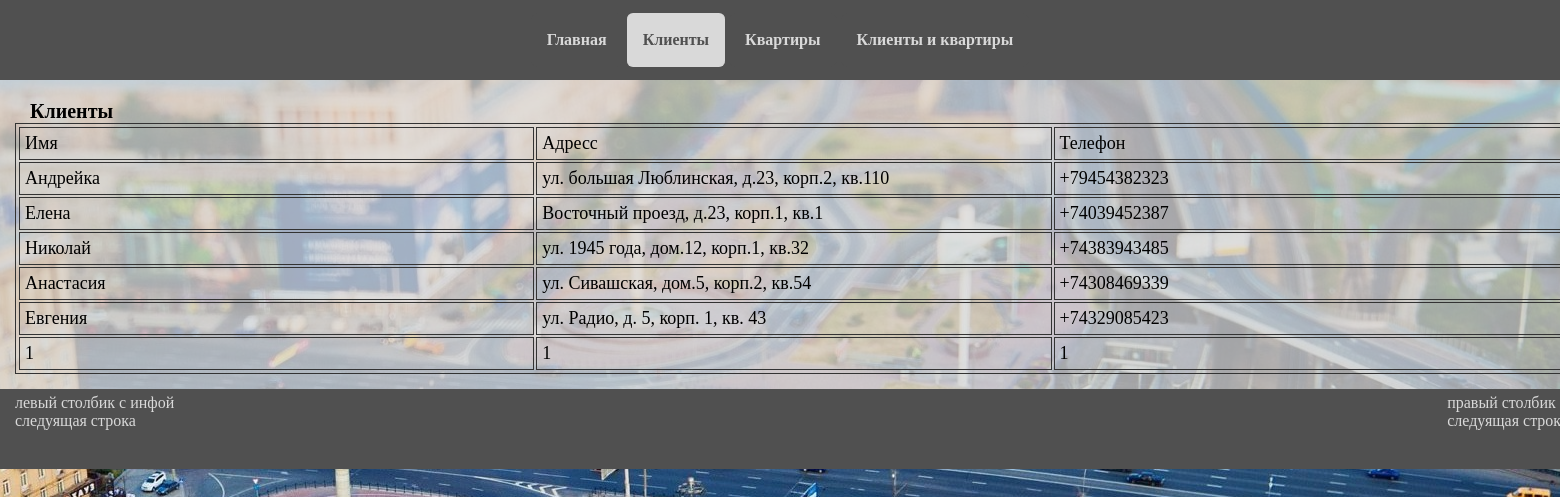
Page /?page=client on the committed database.
### tables this page shows
CREATE TABLE `client` (
  `ID` int(11) NOT NULL,
  `Name` tinytext NOT NULL,
  `Address` text NOT NULL,
  `Phone` text NOT NULL
);

### index.php (called while the page is built, shortened)
<?php
	require_once $_SERVER['DOCUMENT_ROOT'] . "/class/FileClass.php";
	include 'elems/layout.php';

### Class/FileClass.php (called while the page is built, shortened)
<?
	class ConectDB{
		private $dbHost = "localhost";
		private $dbUser = "root";
		private $dbPass = "";
		private $dbName = "scheme";
		public function link(){
			return mysqli_connect($this->dbHost, $this->dbUser, $this->dbPass, $this->dbName);
			return mysqli_query($link, "SET NAMES 'utf8'");
		}
		public function AllSelect($nameTable){
			$sql = "SELECT * FROM $nameTable";
			$link = $this->link();
			return mysqli_query($link, $sql);
		}
	}

### pages/client.php (the view)
<?
	$result0 = $CDB0->AllSelect('client');
	echo"<h2>Клиенты</h2>";
	echo"<table> <tr> <td>Имя</td> <td>Адресс</td> <td>Телефон</td> </tr>";
	while ($row = mysqli_fetch_array($result0)) {
		echo "<tr><td><ul><li><a class=\"string\">" . $row['Name'] . "</a><ul><li><a href=\"./pages/EditClient.php?id=" . $row['ID'] . "\">Обновить</a></li><li><a href=\"./pages/Delete.php?id_client=" . $row['ID'] . "\" class=\"brd\">Удалить</a></li></ul></li></ul></td><td>" . $row['Address'] . "</td><td>" . $row['Phone'] . "</td></tr>";
	};
	echo"</table>";

### elems/layout.php (shortened to what this page needs)
<!DOCTYPE html>
<html lang="ru">
<html>
	<head>
		<link rel="stylesheet" href="/elems/style.css">
		<link rel="stylesheet" href="/elems/style.css">
	</head>
	<body>
		<header>
			<?php include 'elems/header.php'; ?>
		</header>
		<main>
			<?php
				include $path;
			?>
		</main>
		<footer>
			<?php include 'elems/footer.php'; ?>
		</footer>
	</body>
</html>

### elems/header.php (shortened to what this page needs)
<div class="header">
	<div class="header-center-left">
		<?php
		function createLink($href, $text){
			if ($_SERVER['REQUEST_URI'] == $href) {
				echo "<a href=\"$href\"class=\"header-button-active\">$text</a>";
			}else{
				echo "<a href=\"$href\"class=\"header-button\">$text</a>";
			}
		}
		?>
		<?= createLink('/?page=main', 'Главная'); ?>
		<?= createLink('/?page=client', 'Клиенты'); ?>
		<?= createLink('/?page=apartament', 'Квартиры'); ?>
		<?= createLink('/?page=client_apartament', 'Клиенты и квартиры'); ?>
	</div>
</div>

### elems/footer.php
<div class="footer">
	<div class="footer-left">
		левый столбик с инфой<br>
		следуящая строка
	</div>
	<div class="footer-right">
		правый столбик с инфой<br>
		следуящая строка
	</div>
</div>

### elems/style.css (style rules this page uses)
body { display: block; margin: 0px; }
main { margin-right: auto; margin-left: auto; min-height: 82%; width: 1600px; background-color: rgba(217, 217, 217, 0.75); padding: 10px 15px 15px 15px; }
table { margin-right: auto; margin-left: auto; width: 1600px; border: 1.5px solid #333; padding: 1px; font-size: 18px; }
.string { border: 0px; display: inline-block; position: relative; cursor: pointer; }
th, td { margin-right: auto; margin-left: auto; width: 100px; border: 1px solid #333; padding: 5px; }
h2 { margin-top: 10px; margin-left: 15px; font-size: 20px; margin-block-end: 0em; }
header { display: flex; color: rgba(217, 217, 217); font: times new roman; }
.header { display: flex; justify-content: space-evenly; align-items: center; background-position: center; width: 100%; height: 50px; margin: 0px; padding: 15px; background-color: #505050; }
.header-button-active { display: inline-block; color: #505050; text-decoration: none; padding: 1em 1em; outline: none; border-width: 2px 0; border-style: solid none; border-color: rgba(217, 217, 217); border-radius: 6px; background: rgba(217, 217, 217); transition: 0.2s; font-weight: 600; }
.header-button { display: inline-block; color: #d9d9d9; text-decoration: none; padding: 1em 1em; outline: none; border-width: 2px 0; border-style: solid none; border-color: #505050; border-radius: 6px; background: #505050; transition: 0.2s; font-weight: 600; }
.header-center-left { text-align: justify; float: left; justify-content: space-between; align-items: center; background-position: center; padding: 0px 0px 0px 0px; z-index: 2; }
footer { margin-right: auto; margin-left: auto; background-position: bottom center; width: 1630px; background-color: #505050; color: #d9d9d9; height: 80px; }
.footer { display: flex; justify-content: space-between; align-items: center; background-position: center; padding: 5px 15px 0px 15px; }
ul { width: auto; list-style: none; margin: 0; padding: 0; }
li a { display: block; padding: 0px; text-decoration: none; color: black; border: 1px solid #ccc; background-color: #f0f0f0; border-bottom: none; z-index: 2; }
.string { z-index: 1; background-color: rgba(217, 217, 217, 0); }

### rows in the picture
client: Name "Андрейка", Address "ул. большая Люблинская, д.23, корп.2, кв.110", Phone "+79454382323"
client: Name "Елена", Address "Восточный проезд, д.23, корп.1, кв.1", Phone "+74039452387"
client: Name "Николай", Address "ул. 1945 года, дом.12, корп.1, кв.32", Phone "+74383943485"
client: Name "Анастасия", Address "ул. Сивашская, дом.5, корп.2, кв.54", Phone "+74308469339"
client: Name "Евгения", Address "ул. Радио, д. 5, корп. 1, кв. 43", Phone "+74329085423"
client: Name "1", Address "1", Phone "1"

### other values in the picture
$text "Главная Квартиры Клиенты и квартиры"
$text "Клиенты"
